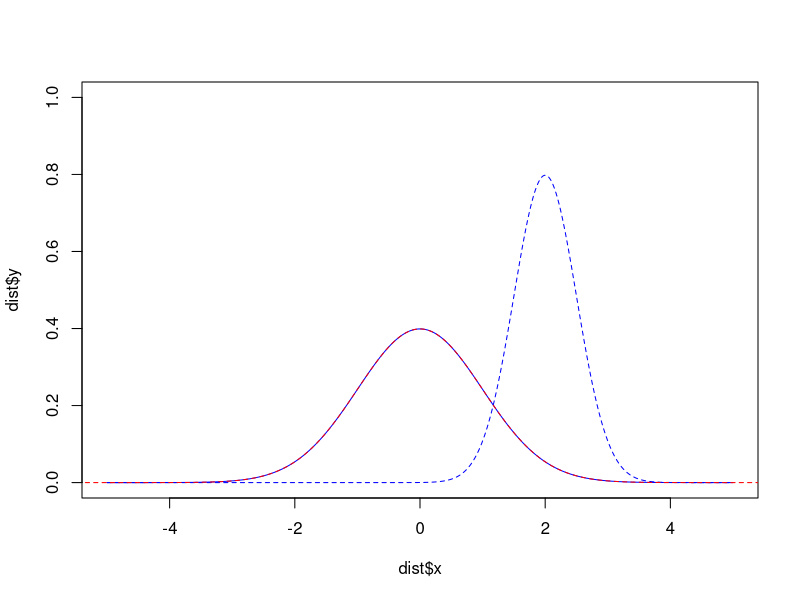

This figure's R source:
# sets up a dataframe with the x- and y-values according to the standard normal distribution using the function 'dnorm'
x <- seq(from = -5, to = 5, by = 0.01)
dist <- as.data.frame(x)
dist$y <- dnorm(x, mean = 0, sd = 1)

# plots the graph using the x- and y-values in the dataframe
plot(dist$x,dist$y, lty = 1, type = "l", ylim = c(0,1), col = "blue")

# changing the mean and standard deviation of the distribution
mean <- 2
stdev <- 0.5
dist$y <- dnorm(x, mean = mean, sd = stdev)
lines(dist$x,dist$y, lty = 2, col = "blue")

# transforming the distribution back to the standard normal distribution
dist$x <- (dist$x - 2)/0.5
dist$y <- dist$y*0.5
lines(dist$x,dist$y, lty = 2, col = "red")
